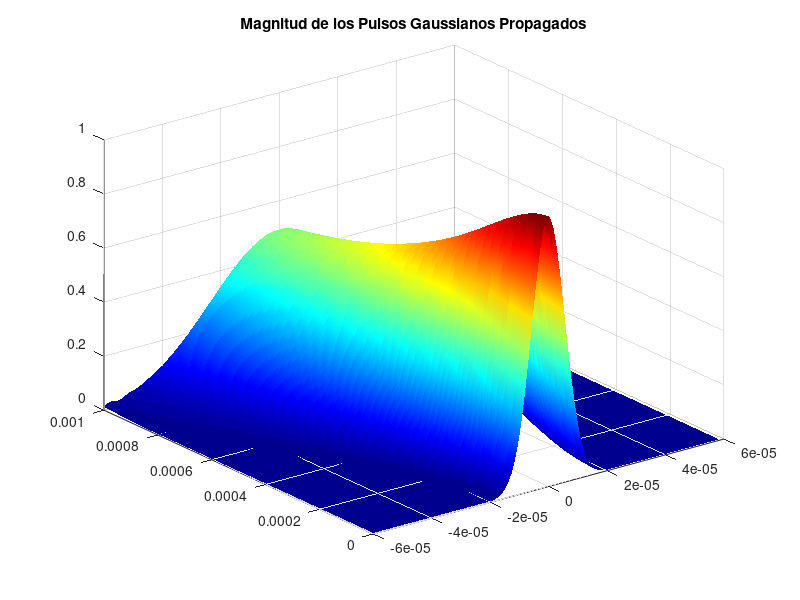

Reproduce this figure in MATLAB.
% Finite Difference Beam Propagation Method     3 Mayo 2007
% Edgar Guevara Codina 
% Dispositivos Optoelectronicos 
% Genera un pulso gaussiano y lo propaga 1000 um a lo largo del eje y
% Grafica superficie
close all;                          % Cierra Ventanas
clear all;                          % Limpia Variables
clc;                                % Limpia Pantalla
% ---------- Declaracion de Variables -----------------
tic                                 % Comienza Timer
x1 = -60e-6;                        % Coordenada Inicial
x2 = 60e-6;                         % Coordenada Final
num_samples = 101;                  % Numero de muestras (par)
dx = (x2-x1)/num_samples;           % Espaciado de las muestras en x
dy = 1e-6;                          % Incremento en y
x = linspace (x1, x2-dx, num_samples);     % Dominio espacial
W0 = 8e-6;                          % Radio de la cintura del pulso
n_index = ones(1,num_samples);      % Indice de refraccion del medio
nmax = 1;                           % Indice de refraccion maximo
nmin = 1;                           % Indice de refraccion minimo
n_bar = (nmax+nmin)/2;              % Indice Promedio
lambda = 0.8e-6;                    % Longitud de onda
k0 = 2*pi/lambda;                   % Numero de onda

% ---------- Generacion del pulso -----------------
modo = exp (-(x/W0).^2);          % Pulso Gaussiano

k = k0.*n_index;                     % Vector de onda
k_bar = k.*n_bar;                    % Numero de onda de referencia

% ------ Generamos la reticula para graficar ------ 
[xx,yy] = meshgrid ([x1:dx:x2-dx],[dy:dy:1000e-6]);
zz = zeros(size(xx));
h = dy;
ro = dy/(dx^2);
A = j./(2.*k_bar);
B = j.*(k.^2-k_bar.^2)./(2.*k_bar);
a = -ro.*A;    
b = 2*(1+ro.*A)-h.*B;
c = a;
d = zeros(1,num_samples);
matrix = zeros(num_samples);

% --------- Generacion de la matriz tridiagonal ---------
for m = 1:1:num_samples,
    if ((m>1) && (m<num_samples))
        matrix(m,m-1) = a(m);
        matrix(m,m) = b(m);
        matrix(m,m+1) = c(m);
    else
        matrix(1,1) = b(1);
        matrix(1,2) = c(1);
        matrix(num_samples,num_samples-1) = a(num_samples);
        matrix(num_samples,num_samples) = b(num_samples);
    end
end
    
% --------- Ciclo Principal de Propagacion ---------  
for n = 1:1:1000,
    for m = 1:1:num_samples,
        if ((m>1) && (m<num_samples))
            d(m) = (2*(1-ro*A(m))+h*B(m))*modo(m)+ro*A(m)*(modo(m-1)+modo(m+1));
        else
            d(1) = (2*(1-ro*A(1))+h*B(1))*modo(1)+ro*A(1)*(modo(2));
            d(num_samples) = (2*(1-ro*A(num_samples))+h*B(num_samples))*modo(num_samples)+ro*A(num_samples)*(modo(num_samples-1));
        end
    end
    modo = matrix\d.';
    zz(n,:) = [abs(modo.')];        % Generamos la matriz para graficar
end

% -- Graficamos la magnitud de nuestros pulsos propagados --
surf(xx,yy,zz);
shading interp;
colormap jet;
grid on;
title('Magnitud de los Pulsos Gaussianos Propagados');
toc                             % Termina Timer
